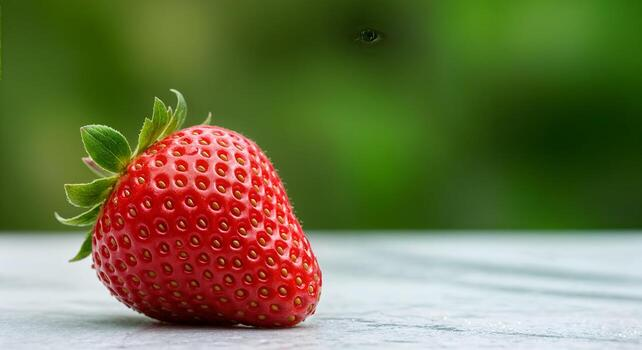
#> input picture Sobel_filter/sample.jpg, 642 x 350 px
$ python sobel_filter.py   (older library calls are emulated)
#> lines starting #> are read from the running program, lines starting #| are printed output that depends on the picture
import cv2
import numpy as np

img = cv2.imread("sample.jpg")
#> img is the input picture: shape (350, 642, 3); mean B, G, R 73.5, 116.1, 112.3

gray = cv2.cvtColor(img, cv2.COLOR_BGR2GRAY)
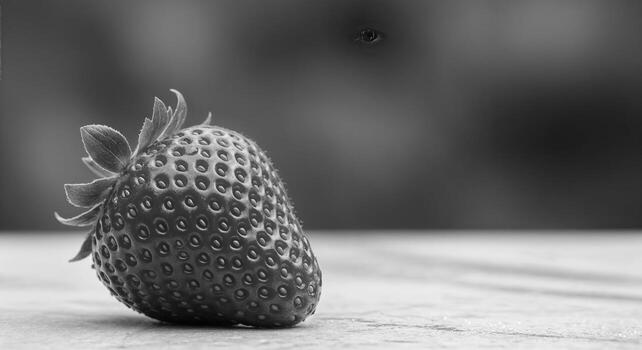
#> gray: shape (350, 642); min 4, max 252, mean 110.1

sobel_x = cv2.Sobel(gray,cv2.CV_64F,1,0,ksize=3
)
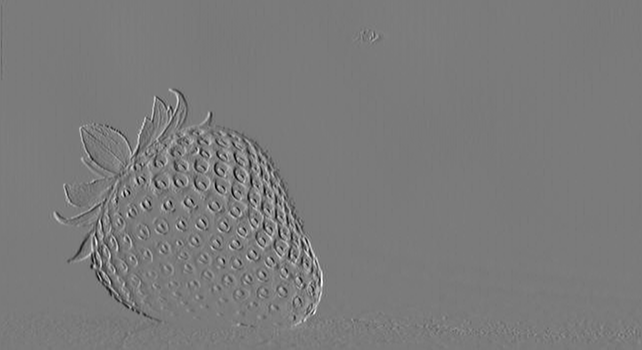
#> sobel_x: shape (350, 642) float64; min -575, max 616, mean -0.2; drawn with min black and max white
sobel_y = cv2.Sobel(gray,cv2.CV_64F,0,1,ksize=3)
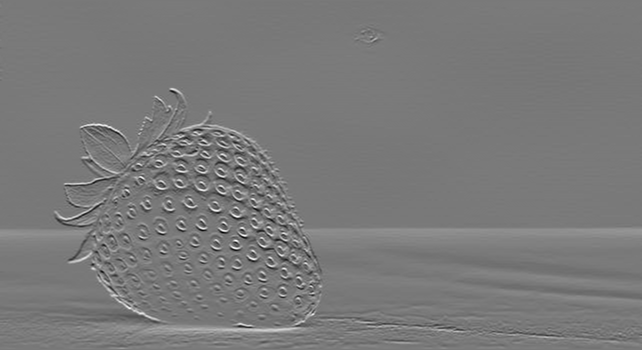
#> sobel_y: shape (350, 642) float64; min -564, max 621, mean 3.2; drawn with min black and max white

gradient = np.sqrt(sobel_x**2 + sobel_y**2)
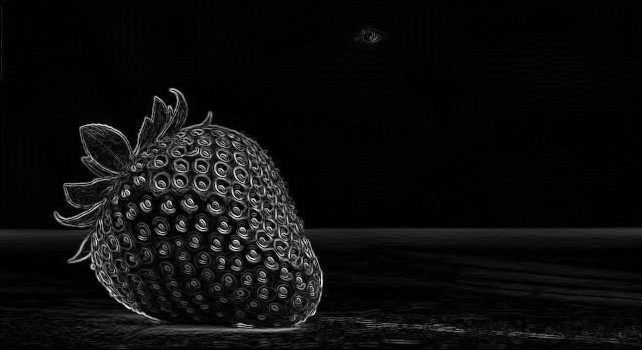
#> gradient: shape (350, 642) float64; min 0, max 652, mean 34.5; drawn with min black and max white

gradient = cv2.normalize(gradient,None,0,255,cv2.NORM_MINMAX)

gradient = np.uint8(gradient)

cv2.imwrite("edges.png", gradient)

cv2.imshow("Original Image", img)

cv2.imshow("Grayscale Image", gray)

cv2.imshow("Sobel X", np.uint8(np.absolute(sobel_x)))
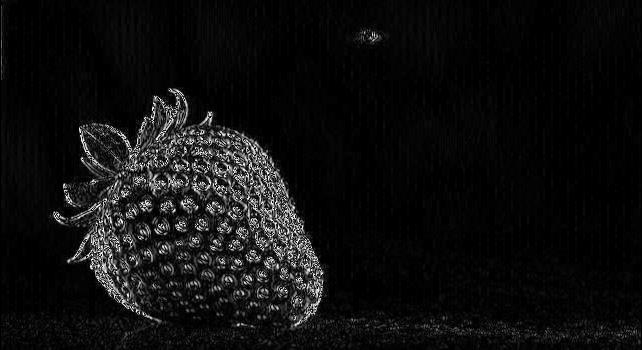
#> window 'Sobel X': shape (350, 642); min 0, max 255, mean 15

cv2.imshow("Sobel Y", np.uint8(np.absolute(sobel_y)))
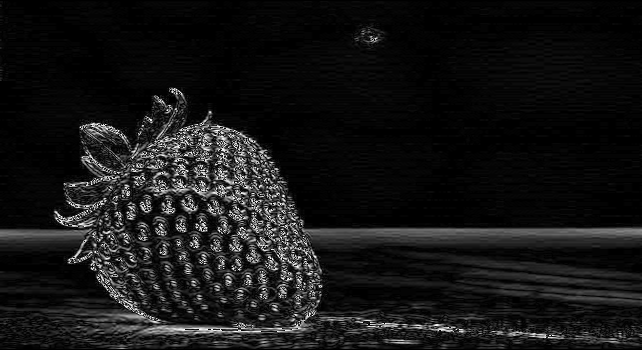
#> window 'Sobel Y': shape (350, 642); min 0, max 255, mean 22

cv2.imshow("Final Edge Detected Output", gradient)

cv2.waitKey(0)

cv2.destroyAllWindows()
